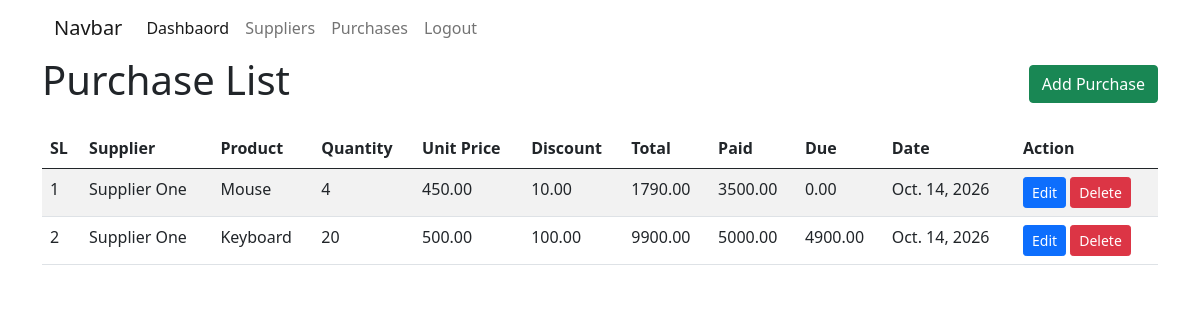
The page /purchases/ (signed in) on the database its author committed.
### purchase/models.py (models this page shows, shortened)
class Purchase(models.Model):
    user = models.ForeignKey(User, on_delete=models.CASCADE)
    supplier = models.ForeignKey(
        Supplier,
        on_delete=models.CASCADE,
        related_name="purchases"
    )
    product_name = models.CharField(max_length=100)
    quantity = models.PositiveIntegerField()
    unit_price = models.DecimalField(max_digits=10, decimal_places=2)
    discount = models.DecimalField(max_digits=10, decimal_places=2, default=0)
    total_amount = models.DecimalField(max_digits=10, decimal_places=2)
    paid_amount = models.DecimalField(max_digits=10, decimal_places=2)
    due_amount = models.DecimalField(max_digits=10, decimal_places=2)
    purchase_date = models.DateField()

class Supplier(models.Model):
    user = models.ForeignKey(User, on_delete=models.CASCADE)
    supplier_name = models.CharField(max_length=100)
    contact_number = models.CharField(max_length=20)
    address = models.TextField()

### purchase/views.py (the view)
# urls.py: path('purchases/', views.purchase_list_view, name='purchase_list_view'),
@login_required
def purchase_list_view(request):
    purchases = Purchase.objects.select_related('supplier').filter(user=request.user)
    context = {
        'purchases': purchases
    }
    return render(request, 'purchase_list.html', context)

### purchase/templates/purchase_list.html (shortened to what this page needs)
{% extends 'master/base.html' %}
{% block body %}
<div class="d-flex justify-content-between align-items-center mb-3">
    <h1>Purchase List</h1>
    <a href="{% url 'purchase_create_view' %}" class="btn btn-success">Add Purchase</a>
</div>
<table class="table table-striped">
    <thead>
        <tr>
            <th>SL</th>
            <th>Supplier</th>
            <th>Product</th>
            <th>Quantity</th>
            <th>Unit Price</th>
            <th>Discount</th>
            <th>Total</th>
            <th>Paid</th>
            <th>Due</th>
            <th>Date</th>
            <th>Action</th>
        </tr>
    </thead>
    <tbody>
        {% for purchase in purchases %}
        <tr>
            <td>{{forloop.counter}}</td>
            <td>{{purchase.supplier.supplier_name}}</td>
            <td>{{purchase.product_name}}</td>
            <td>{{purchase.quantity}}</td>
            <td>{{purchase.unit_price}}</td>
            <td>{{purchase.discount}}</td>
            <td>{{purchase.total_amount}}</td>
            <td>{{purchase.paid_amount}}</td>
            <td>{{purchase.due_amount}}</td>
            <td>{{purchase.purchase_date}}</td>
            <td>
                <a href="{% url 'purchase_update_view' purchase.pk %}" class="btn btn-sm btn-primary">Edit</a>
                <a href="{% url 'purchase_delete_view' purchase.pk %}" class="btn btn-sm btn-danger">Delete</a>
            </td>
        </tr>
        {% empty %}
        <tr>
            <td colspan="11" class="text-center">No purchase found.</td>
        </tr>
        {% endfor %}
    </tbody>
</table>
{% endblock body %}

### purchase/templates/master/base.html (shortened to what this page needs)
<!doctype html>
<html lang="en">
<head>
  <link href="https://cdn.jsdelivr.net/npm/bootstrap@5.0.2/dist/css/bootstrap.min.css" rel="stylesheet"
>
</head>
<body>
  <div class="container">
    {% include 'master/nav.html' %}
    {% block body %}
    {% endblock body %}
  </div>
</body>
</html>

### purchase/templates/master/nav.html (shortened to what this page needs)
<nav class="navbar navbar-expand-lg navbar-light">
  <div class="container-fluid">
    <a class="navbar-brand" href="#">Navbar</a>
    <div class="collapse navbar-collapse" id="navbarNav">
      <ul class="navbar-nav">
        {% if request.user.is_authenticated %}
        <li class="nav-item">
          <a class="nav-link active" aria-current="page" href="{% url 'dashboard_view' %}">Dashbaord</a>
        </li>
        <li class="nav-item">
          <a class="nav-link" href="{% url 'supplier_list_view' %}">Suppliers</a>
        </li>
        <li class="nav-item">
          <a class="nav-link" href="{% url 'purchase_list_view' %}">Purchases</a>
        </li>
        <li class="nav-item">
          <a class="nav-link" href="{% url 'logout_view' %}" tabindex="-1" aria-disabled="true">Logout</a>
        </li>
        {% else %}
        <li class="nav-item">
          <a class="nav-link" href="{% url 'login_view' %}" tabindex="-1" aria-disabled="true">Login</a>
        </li>
        {% endif %}
      </ul>
    </div>
  </div>
</nav>

### rows shown on the page
Purchase: supplier.supplier_name "Supplier One", product_name "Mouse", quantity "4", unit_price "450.00", discount "10.00", total_amount "1790.00", paid_amount "3500.00", due_amount "0.00", purchase_date "Oct. 14, 2026"
Purchase: supplier.supplier_name "Supplier One", product_name "Keyboard", quantity "20", unit_price "500.00", discount "100.00", total_amount "9900.00", paid_amount "5000.00", due_amount "4900.00", purchase_date "Oct. 14, 2026"
